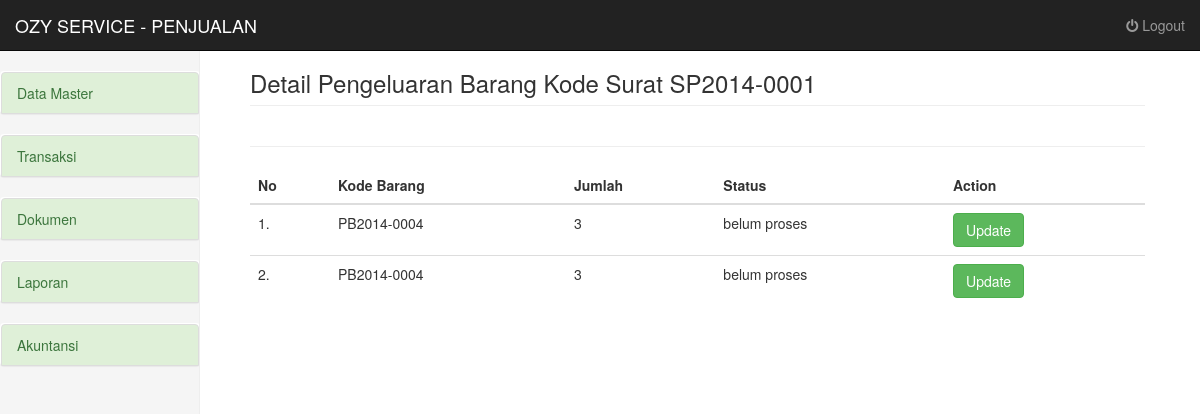
The app's page /penjualan/input_barang/surat_proses.php?no_surat=SP2014-0001 (signed in) with its own data.
### tables this page shows
CREATE TABLE IF NOT EXISTS `pengeluaran_barang_detail` (
  `kode_surat` varchar(20) NOT NULL,
  `kode_barang` varchar(20) NOT NULL,
  `jumlah` int(5) NOT NULL,
  `status` varchar(20) NOT NULL
);

### penjualan/input_barang/surat_proses.php (the view, shortened to what this page needs)
<?php
require_once("../templates/header.php");
$no_surat = $_GET["no_surat"];
?>
<div class="col-sm-9 col-sm-offset-3 col-md-10 col-md-offset-2 main">
<h3 class="page-header"></i> Detail Pengeluaran Barang Kode Surat <?php echo $no_surat?></h3>
  <div class="row">
  <div class="col-md-12">
    <hr/>
    <table class="table table-hover">
      <thead>
        <tr>
          <th>No</th>
          <th>Kode Barang</th>
          <th>Jumlah</th>
          <th>Status</th>
          <th colspan="3">Action</th>
        </tr>
      </thead>
      <tbody>
        <?php
        $no = 1;
        $result = mysql_query("SELECT * FROM Pengeluaran_barang_detail WHERE kode_surat='$no_surat'");
        while($row = mysql_fetch_array($result))
          {
        ?>
        <tr>
          <td><?php echo $no; ?>.</td>
          <td><?php echo $row[1]; ?></td>
          <td><?php echo $row[2]; ?></td>
          <td><?php echo $row[3]; ?></td>
          <td>
          <?php if ($row[3]!="sudah proses"){?>
            <a href="surat_proses.php?no_surat=<?php echo $row[0]; ?>&kode_barang=<?php echo $row[1]; ?>" class="btn btn-success">Update</a>
          <?php } ?></td>
        </tr>
        <?php
          $no++;
          }
        ?>
      </tbody>
    </table>
  </div>
  </div>
</div>
<?php require_once("../templates/footer.php"); ?>

### assets/css/dashboard.css (style rules this page uses)
body { padding-top: 50px; }
.main { padding: 20px; }
@media (min-width: 768px) { .main { padding-right: 40px; padding-left: 40px; } }
.main .page-header { margin-top: 0; }

### penjualan/templates/header.php (style rules this page uses)
a { color: #444B52; text-decoration: none; }

### records on screen
pengeluaran_barang_detail: kode_barang "PB2014-0004", jumlah "3", status "belum proses"
pengeluaran_barang_detail: kode_barang "PB2014-0004", jumlah "3", status "belum proses"

### other values on screen
$no_surat "SP2014-0001"
